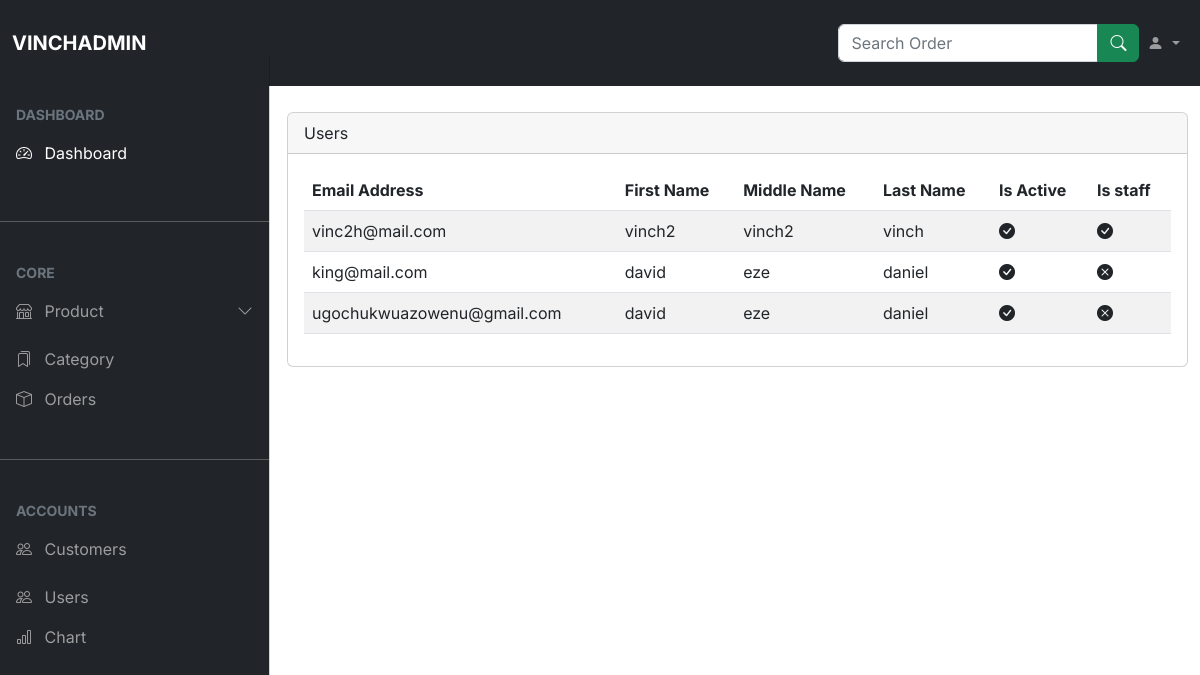
/users/, run on an earlier commit of the app's database.
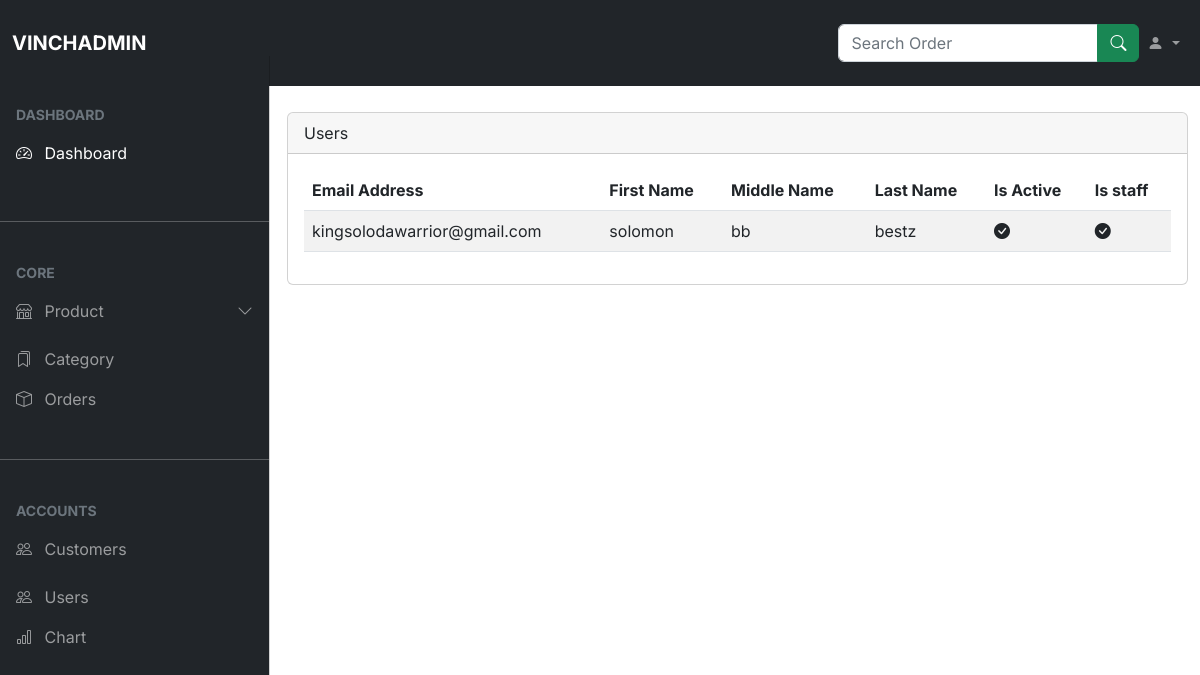
And on a later commit of the database.
### account/models.py (models this page shows, shortened)
class NewUser(AbstractBaseUser, PermissionsMixin):
    STATUS = (
        ('M', 'M'),
        ('F', 'F'),
    )
    email = models.EmailField(_("Email Adress"), unique=True)
    first_name = models.CharField(max_length=150)
    last_name = models.CharField(max_length=150)
    middle_name = models.CharField(max_length=150)
    gender = models.CharField(max_length=10, choices=STATUS, null=True)
    phone_number = models.CharField(max_length=17, blank=True, null=True)
    joined_date = models.DateTimeField(default=timezone.now)
    is_staff = models.BooleanField(default = False)
    is_active = models.BooleanField(default=False)
    objects = CustomAccountManager()
    USERNAME_FIELD = "email"
    REQUIRED_FIELDS = ['first_name', 'last_name', 'middle_name', 'gender', 'phone_number']

### vinchadmin/views.py (the view)
# urls.py: path('users/', views.users, name="users"),
def users(request):
    user = NewUser.objects.filter()
    return render(request, 'admindashboard/users.html', {'users': user})

### account/context_processors.py (called while the page is built)
def users(request):
    if request.user.is_authenticated:
        username = NewUser.objects.get(last_name=request.user)
        last_name = username.last_name
    else:
        last_name = "Account"
        pass
    return {'last_name': last_name}

### store/context_processors.py (called while the page is built, shortened)
def total_cart_items(request):
    if request.user.is_authenticated:
        customer = request.user.customer
        order, created = Order.objects.get_or_create(customer=customer, complete=False)
        items = order.orderitem_set.all()
        if order:
            orderitems = OrderItem.objects.filter(order=order)
            qty = sum([item.quantity for item in orderitems])
            cart_total = sum([item.get_total for item in orderitems])
        else:
            qty = 0
            cart_total = 0
    else:
        try:
            cart = json.loads(request.COOKIES['cart'])
        except:
            cart = {}
        qty = 0
        cart_total = 0
        items = []
    return {'qty': qty, 'cart_total': cart_total, 'items': items}

### templates/admindashboard/users.html (shortened to what this page needs)
{% extends 'admindashboard/home.html' %}
{% load static %}
{% block content %}
<div class="container-fluid my-5">
    <div class="row">
        <div class="col-md-12">
            <div class="card">
                <div class="card-header">
                    Users
                </div>
                <div class="card-body">
                    <div class="table-responsive">
                        <table class="table table-striped">
                            <thead>
                                <tr>
                                    <th>Email Address</th>
                                    <th>First Name</th>
                                    <th>Middle Name</th>
                                    <th>Last Name</th>
                                    <th>Is Active</th>
                                    <th>Is staff</th>
                                </tr>
                            </thead>
                            <tbody>
                                {% for user in  users%}
                                    <tr>
                                        <td>{{user.email}}</td>
                                        <td>{{user.first_name}}</td>
                                        <td>{{user.middle_name}}</td>
                                        <td>{{user.last_name}}</td>
                                        {% if user.is_active == True %}
                                            <td><i class="bi bi-check-circle-fill"></i></td>
                                        {% else %}
                                            <td><i class="bi bi-x-circle-fill"></i></td>
                                        {% endif %}
                                        {% if user.is_staff == True %}
                                            <td><i class="bi bi-check-circle-fill"></i></td>
                                        {% else %}
                                            <td><i class="bi bi-x-circle-fill"></i></td>
                                        {% endif %}
                                    </tr>
                                {% endfor %}
                            </tbody>
                        </table>
                    </div>
                </div>
            </div>
        </div>
    </div>
</div>
{% endblock content%}

### templates/admindashboard/home.html (shortened to what this page needs)
{% load static %}
<!DOCTYPE html>
<html lang="en">
   <head>
      <link rel="stylesheet"  href="https://cdn.jsdelivr.net/npm/bootstrap@5.2.1/dist/css/bootstrap.min.css">
      <link rel="stylesheet" href="https://cdn.jsdelivr.net/npm/bootstrap-icons@1.9.1/font/bootstrap-icons.css">
      <link rel="stylesheet" href="https://cdn.datatables.net/1.12.1/css/dataTables.bootstrap5.min.css"/>
      <link rel="stylesheet" href="{% static 'styles/admindashboard/home.css' %}">
   </head>
   <body>
   <nav class="navbar fixed-top navbar-expand-lg navbar-dark bg-dark">
      <div class="container-fluid">
         <a class="navbar-brand fw-bold text-uppercase me-auto" href="#">vinchadmin</a>
         <div class="collapse navbar-collapse" id="navbarSupportedContent">
            <form class="d-flex ms-auto">
            <div class="input-group my-3">
               <input type="text" class="form-control" placeholder="Search Order" aria-label="Recipient's username" aria-describedby="button-addon2">
               <button class="btn btn-success" style='color: white;' type="button" id="button-addon2"><i class="bi bi-search"></i></button>
               </div>
            </form>
            <ul class="navbar-nav mb-2 mb-lg-0">
            <li class="nav-item dropdown">
               <a class="nav-link dropdown-toggle" href="#" id="navbarDropdown" role="button" data-bs-toggle="dropdown" aria-expanded="false">
               <i class="bi bi-person-fill"></i>
               </a>
            </li>
            </ul>
         </div>
      </div>
   </nav>
   <div class="offcanvas offcanvas-start bg-dark text-white" tabindex="-1" id="admin-sidebar-nav" aria-labelledby="offcanvasExampleLabel">
      <div class="offcanvas-body p-0 my-5">
         <nav class="navbar-dark">
            <ul class="navbar-nav">
               <li>
                  <div class="text-muted small fw-bold text-uppercase px-3">DASHBOARD</div>
               </li>
               <li>
                  <a href="{% url 'dashboard' %}" class="nav-link px-3 active my-2">
                     <span class="me-2"><i class="bi bi-speedometer2"></i></span>
                     <span>Dashboard</span>
                  </a>
               </li>
               <li class="my-4">
                  <hr class="divider"/>
               </li>
               <li>
                  <div class="text-muted small fw-bold text-uppercase px-3">CORE</div>
               </li>
               <li>
                  <a class="nav-link px-3 my-2" data-bs-toggle="collapse" href="#collapseExample" role="button" aria-expanded="false" aria-controls="collapseExample">
                     <span class="me-2"><i class="bi bi-shop"></i></span>
                     <span>Product <i style="float: right;" class="bi bi-chevron-down"></i></span>
                  </a>
               </li>
               <li>
                  <a href="#" class="nav-link px-3">
                     <span class="me-2"><i class="bi bi-bookmarks"></i></span>
                     <span>Category</span>
                  </a>
               </li>
               <li>
                  <a href="#" class="nav-link px-3">
                     <span class="me-2"><i class="bi bi-box"></i></span>
                     <span>Orders</span>
                  </a>
               </li>
               <li class="my-4">
                  <hr class="divider"/>
               </li>
               <li>
                  <div class="text-muted small fw-bold text-uppercase px-3">Accounts</div>
               </li>
               <li>
                  <a href="{% url 'customers' %}" class="nav-link px-3 my-2">
                     <span class="me-2"><i class="bi bi-people"></i></span>
                     <span>Customers</span>
                  </a>
               </li>
               <li>
                  <a href="{% url 'users' %}" class="nav-link px-3">
                     <span class="me-2"><i class="bi bi-people"></i></span>
                     <span>Users</span>
                  </a>
               </li>
               <li>
                  <a href="#" class="nav-link px-3">
                     <span class="me-2"><i class="bi bi-bar-chart"></i></span>
                     <span>Chart</span>
                  </a>
               </li>
            </ul>
         </nav>
      </div>
   </div>
       <main class="mt-5 pt-3">{% block content %}{% endblock content %}</main>
   </body>
</html>

### static/styles/admindashboard/home.css (style rules this page uses)
body, button { font-family: 'Inter', sans-serif; }
:root { --offcanvas-width: 270px; --topNavbarHeight: 56px; }
#admin-sidebar-nav { width: var(--offcanvas-width); }
@media (min-width: 992px) { body { overflow: auto !important; } }
@media (min-width: 992px) { main { margin-left: calc(var(--offcanvas-width ) + 5px); } }
@media (min-width: 992px) { #admin-sidebar-nav { transform: none; visibility: visible !important; height: calc(100% - var(--topNavbarHeight)); top: var(--topNavbarHeight); } }

What changed in the data, as far as the page shows it:
removed NewUser: email "vinc2h@mail.com", first_name "vinch2", middle_name "vinch2", last_name "vinch", is_active True (drawn), is_staff True (drawn)
removed NewUser: email "king@mail.com", first_name "david", middle_name "eze", last_name "daniel", is_active True (drawn), is_staff False (drawn)
removed NewUser: email "ugochukwuazowenu@gmail.com", first_name "david", middle_name "eze", last_name "daniel", is_active True (drawn), is_staff False (drawn)
added NewUser: email "kingsolodawarrior@gmail.com", first_name "solomon", middle_name "bb", last_name "bestz", is_active True (drawn), is_staff True (drawn)
